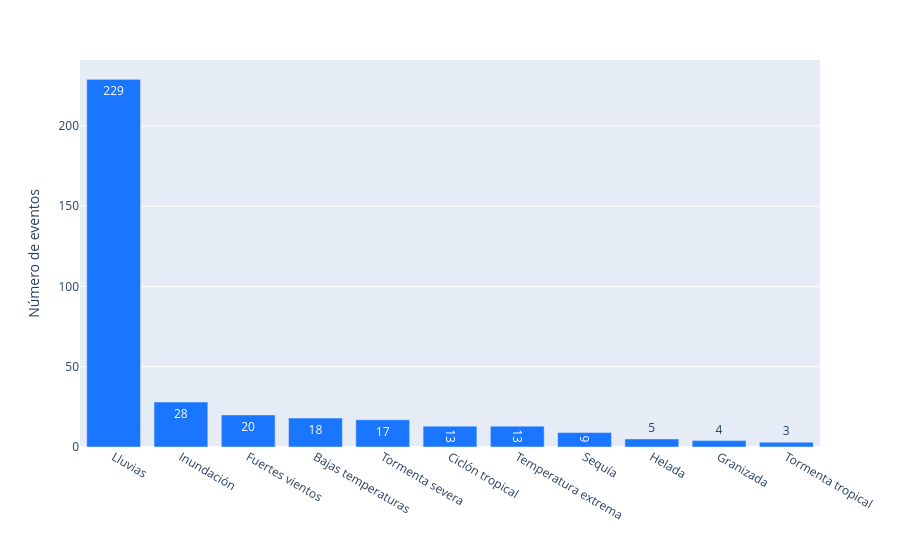

The notebook cell saved with this chart:
### Markdown cell above
# De 2000 a 2024 el estado de Veracruz fue impactado más de 300 veces por fenómenos meteorológicos y del mar, lo que equivale a al menos ¡10 desastres por año!

### Code cell
fig1=px.bar(num_tipo_fenomeno, color_discrete_sequence=['rgb(26, 118, 255)'], text_auto=True)
fig1.update_layout(xaxis_title=" ", yaxis_title="Número de eventos", showlegend=False)
fig1.show()

### Figure 1 — Plotly figure (JSON) as saved in the notebook; plotly's stock layout.template omitted (floating-point values rounded to 4 significant figures)
{"data": [{"hovertemplate": "variable=count<br>Tipo de fenómeno=%{x}<br>value=%{y}<extra></extra>", "legendgroup": "count", "marker": {"color": "rgb(26, 118, 255)", "pattern": {"shape": ""}}, "name": "count", "orientation": "v", "showlegend": true, "textposition": "auto", "texttemplate": "%{y}", "type": "bar", "x": ["Lluvias", "Inundación", "Fuertes vientos ", "Bajas temperaturas ", "Tormenta severa ", "Ciclón tropical", "Temperatura extrema", "Sequía", "Helada", "Granizada", "Tormenta tropical "], "xaxis": "x", "y": [229, 28, 20, 18, 17, 13, 13, 9, 5, 4, 3], "yaxis": "y"}], "layout": {"barmode": "relative", "legend": {"title": {"text": "variable"}, "tracegroupgap": 0}, "margin": {"t": 60}, "showlegend": false, "xaxis": {"anchor": "y", "domain": [0, 1], "title": {"text": " "}}, "yaxis": {"anchor": "x", "domain": [0, 1], "title": {"text": "Número de eventos"}}}}
